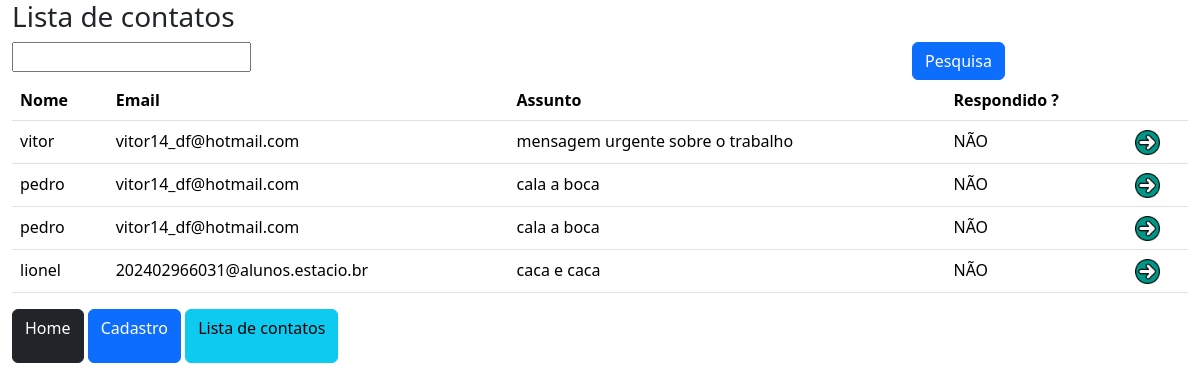
The app's page /contato/lista/, older data.
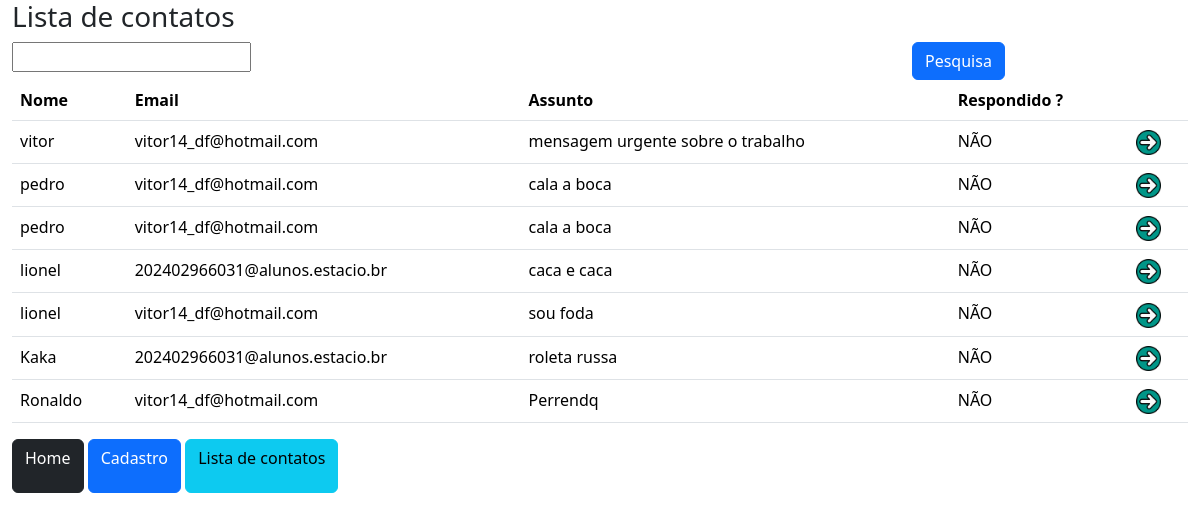
The same page, newer data.
### estudo/models.py (models this page shows)
class Contato(db.Model):
    id = db.Column(db.Integer,primary_key=True)
    data_envio = db.Column(db.DateTime, default=datetime.utcnow())
    nome = db.Column(db.String, nullable=True)
    email = db.Column(db.String, nullable=True)
    assunto = db.Column(db.String, nullable=True)
    mensagem = db.Column(db.String, nullable=True)
    responde = db.Column(db.Integer,default=0)

### estudo/view.py (the view)
@app.route('/contato/lista/')
def contatoLista():
    if request.method == 'GET':
         pesquisa = request.args.get('pesquisa','')
    dados = Contato.query
    if pesquisa != '':
        dados = dados.filter_by(nome=pesquisa)
    context = {'dados': dados.all()}
    return render_template('contato_lista.html', context = context)

### estudo/templates/contato_lista.html
{% extends 'base.html'%}
{%block content%}
    <h3>Lista de contatos</h3>
    <form action="" method="get" class="row">
        <div class="col-9">
            <input type="text" name="pesquisa" id="form-control">
        </div>
        <div class="col-3">
            <button type="submit" class="btn btn-primary">Pesquisa</button>
        </div>
    </form>
    <div class="col-12">
        <table class="table">
            <thead>
                <tr>
                    <th>Nome</th>
                    <th>Email</th>
                    <th>Assunto</th>
                    <th>Respondido ?</th>
                    <th></th>
                </tr>
            </thead>
            <tbody>
                {% for linha in context['dados'] %}
                <tr>
                    <td>{{linha.nome}}</td>
                    <td>{{linha.email}}</td>
                    <td>{{linha.assunto}}</td>
                    <td>
                        {% if linha.responde == 0 %}
                            NÃO
                        {%else%}
                            SIM
                        {% endif %}</td>
                        <td><a href="{{ url_for('contatoDatail',id=linha.id)}}">
                            <img src="{{url_for('static',filename= 'img/btn.png')}}" alt="" style="width: 25px">
                        </a></td>
                </tr>
                {% endfor %}
            </tbody>
        </table>
    </div>
   {%include 'nav.html'%}
{%endblock%}

Row changes from the older to the newer data that the page shows:
added Contato: nome "lionel", email "vitor14_df@hotmail.com", assunto "sou foda", responde "NÃO"
added Contato: nome "Kaka", email "202402966031@alunos.estacio.br", assunto "roleta russa", responde "NÃO"
added Contato: nome "Ronaldo", email "vitor14_df@hotmail.com", assunto "Perrendq", responde "NÃO"
